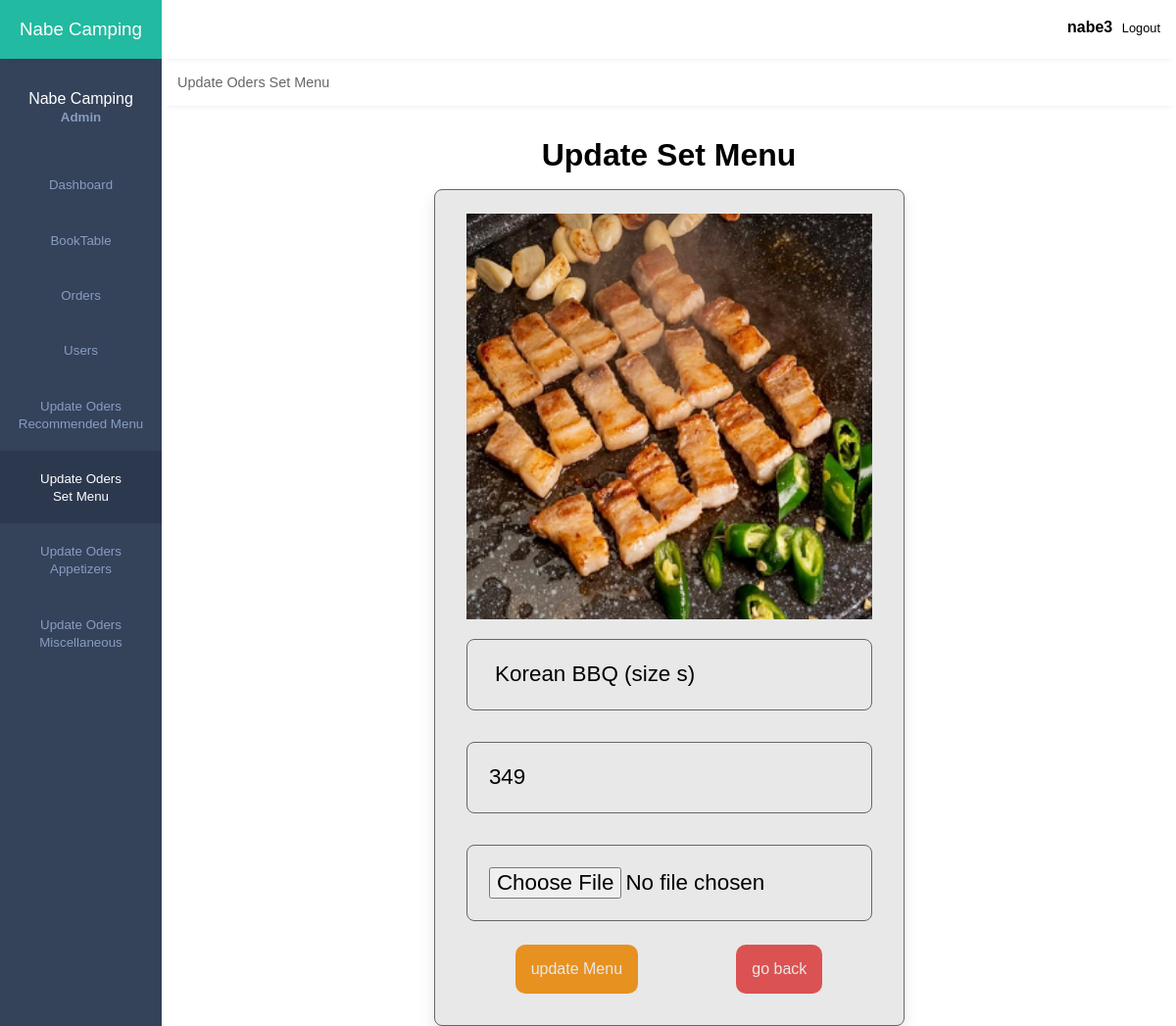
The app's page /updateoder_set_edit.php?updates=2000 (signed in) with its own data.
### tables this page shows
CREATE TABLE `updatemenu_set` (
  `id2` int(10) UNSIGNED NOT NULL,
  `name` varchar(100) NOT NULL,
  `price` int(10) NOT NULL,
  `image` varchar(100) NOT NULL
);

### updateoder_set_edit.php (the view, shortened to what this page needs)
<?php
    include('config.php');
?>
<!DOCTYPE html>
<html lang="en">
<head>
    <link rel="stylesheet" href="css/dashboardadmin.css">
    <link rel="stylesheet" href="css/updatemenu.css">
    <link rel="stylesheet" href="https://maxst.icons8.com/vue-static/landings/line-awesome/line-awesome/1.3.0/css/line-awesome.min.css">
</head>
<body>
    <div class="sidebar">
        <div class="side-header">
            <h3><span>Nabe Camping</span></h3>
        </div>
        <div class="side-content">
            <div class="profile">
                <h4>Nabe Camping</h4>
                <small>Admin</small>
            </div>
            <div class="side-menu">
                <ul>
                    <li>
                       <a href="dashboard.php">
                            <small>Dashboard</small>
                        </a>
                    </li>
                       <a href="booking.php">
                            <small>BookTable</small>
                        </a>
                    <li>
                       <a href="Oders.php">
                            <small>Orders</small>
                        </a>
                    </li>
                    <li>
                       <a href="aduser.php">
                            <small>Users</small>
                        </a>
                    </li>
                    <li>
                       <a href="updateoder_rec.php">
                            <small>Update Oders <br>Recommended Menu</small>
                        </a>
                    </li>
                    <li>
                       <a href="updateoder_set.php" class="active">
                            <small>Update Oders <br>Set Menu</small>
                        </a>
                    </li>
                    <li>
                       <a href="updateoder_app.php">
                            <small>Update Oders <br>Appetizers</small>
                        </a>
                    </li>
                    <li>
                       <a href="updateoder_mis.php" >
                            <small>Update Oders <br> Miscellaneous </small>
                        </a>
                    </li>
                </ul>
            </div>
        </div>
    </div>
    <div class="main-content">
        <header>
            <div class="header-content">
                <div class="header-menu">
                    <div class="user">
                        <?php if (isset($_SESSION['username'])) : ?>
                        <p class="usernametext"><strong><?php echo $_SESSION['username'] ; ?></strong></p>
                        <a href="aduser.php?logout='1'"><span class="las la-power-off"></span></a>
                        <a href="aduser.php?logout='1'"><span class ="btnlogout">Logout</span></a>
                        <?php endif ?>
                    </div>
                </div>
            </div>
        </header>
        <main>
                <div class="records table-responsive">
                    <div class="record-header">
                        <div class="add">
                            <span>Update Oders Set Menu</span>
                        </div>
                    </div>
                </div>
        </main>
        <section class="updatemenu">
            <h1 class="heading">Update Set Menu</h1>
                <?php
                    $update_id = $_GET['updates'];
                    $select_products = $con->prepare("SELECT * FROM updatemenu_set WHERE id2 = ?");
                    $select_products->execute([$update_id]);
                    if($select_products->rowCount() > 0){
                        while($fetch_products = $select_products->fetch(PDO::FETCH_ASSOC)){
                ?>
                <form action="updateoder_edit_db.php" enctype="multipart/form-data" method="post">
                    <img src="images/<?= $fetch_products['image']; ?>" alt="">
                    <input type="text" class="box" required maxlength="100" placeholder="enter menu name" name="name" value="<?= $fetch_products['name']; ?>">
                    <input type="number" min="0" class="box" required max="9999999999" placeholder="enter menu price" onkeypress="if(this.value.length == 10) return false;" name="price" value="<?= $fetch_products['price']; ?>">
                    <input type="file" name="image" accept="image/jpg, image/jpeg, image/png" class="box">
                    <div class="menuadd_btn">
                        <input type="submit" value="update Menu" class="btn6 primary-btn6" name="update_menus">
                        <a href="updateoder_set.php" class="btn7 primary-btn7">go back</a>
                    </div>
                </form>
                <?php
                        }
                    }else{
                        echo '<p class="empty">no Menu found!</p>';
                    }
                ?>
</section>
</body>
</html>

### css/dashboardadmin.css (style rules this page uses)
:root { --main-color: #22BAA0; --color-dark: #34425A; --text-grey: #B0B0B0; --black1 :#000000; --green: #2d9c49; --white1: #e8e8e8; --red : #db5252; --orange: #e79121; }
.btnlogout { color: var(--black1); }
* { margin: 0; padding: 0; text-decoration: none; list-style-type: none; box-sizing: border-box; font-family: 'Merriweather', sans-serif; }
.btnlogout { font-family: 'Merriweather', sans-serif; }
.sidebar { position: fixed; height: 100%; width: 165px; left: 0; bottom: 0; top: 0; z-index: 100; background: var(--color-dark); transition: left 300ms; }
.side-header { box-shadow: 0px 5px 5px -5px rgb(0 0 0 /10%); background: var(--main-color); height: 60px; display: flex; justify-content: center; align-items: center; }
.side-header h3, side-head span { color: #fff; font-weight: 400; }
.side-content { height: calc(100vh - 60px); overflow: auto; }
.profile { text-align: center; padding: 2rem 0rem; }
.profile h4 { color: #fff; font-weight: 500; }
.profile small { color: #899DC1; font-weight: 600; }
.sidebar { overflow-y: auto; }
.side-menu ul { text-align: center; }
.side-menu a { display: block; padding: 1.2rem 0rem; }
.side-menu a.active { background: #2B384E; }
.side-menu a.active span, .side-menu a.active small { color: #fff; }
.side-menu a span, .side-menu a small { color: #899DC1; }
.main-content { margin-left: 165px; width: calc(100% - 165px); transition: margin-left 300ms; }
header { position: fixed; right: 0; top: 0; left: 165px; z-index: 100; height: 60px; box-shadow: 0px 5px 5px -5px rgb(0 0 0 /10%); background: #fff; transition: left 300ms; }
.header-content, .header-menu { display: flex; align-items: center; }
.header-content { justify-content: space-between; padding: 0rem 1rem; padding-top: 1.2rem; }
.header-menu { justify-content: flex-end; }
.user { display: flex; align-items: center; }
.usernametext { font-size: 1rem; text-align: center; }
.user span:last-child { display: inline-block; margin-left: .3rem; font-size: .8rem; }
main { margin-top: 60px; }
.records { box-shadow: 0px 5px 5px -5px rgb(0 0 0 / 10%); background: #fff; border-radius: 3px; }
.record-header { padding: 1rem; display: flex; justify-content: space-between; align-items: center; }
.add, .browse { display: flex; align-items: center; }
.add span { display: inline-block; margin-right: .6rem; font-size: .9rem; color: #666; }
input, button, select { outline: none; }
.table-responsive { width: 100%; overflow: auto; }

### css/updatemenu.css (style rules this page uses)
:root { --white2 : #f1f1f1; --light-color:#666; --border:.1rem solid var(--light-color); --box-shadow:0 .5rem 1rem rgba(0,0,0,.1); --orange: #e79121; }
.btn6 { color: var(--orange); border-radius: 10px; font-size: 1rem; padding: 1rem 1rem; border: none; margin: 0 auto; margin-top: 0.5rem; }
.primary-btn6 { color: var(--white1); background: var(--orange); cursor: pointer; }
.btn7 { color: var(--red); border-radius: 10px; font-size: 1rem; padding: 1rem 1rem; border: none; margin: 0 auto; margin-top: 0.5rem; }
.primary-btn7 { color: var(--white1); background: var(--red); cursor: pointer; }
.menuadd_btn { display: flex; gap: 0; }
.heading { padding-bottom: 1rem; padding-top: 2rem; text-align: center; font-size: 1.5rem; }
@media only screen and (min-width: 768px) { .heading { font-size: 2rem; } }
.updatemenu form { max-width: 20rem; margin:0 auto; background-color: var(--white1); border-radius: .5rem; box-shadow: var(--box-shadow); padding:2rem; border:var(--border); padding-top: 1.5rem; }
.updatemenu form .box { width: 100%; padding:1.4rem; font-size: 1rem; color:var(--black); border-radius: .5rem; border:var(--border); background-color: var(--light-bg); margin:1rem 0; }
.updatemenu form img { width: 100%; }
@media only screen and (min-width: 768px) { .updatemenu form { max-width: 30rem; } }
@media only screen and (min-width: 768px) { .updatemenu form .box { font-size: 1.4rem; } }

### records on screen
updatemenu_set: image (picture), name "Korean BBQ (size s)", price "349"

### other values on screen
$_SESSION['username'] "nabe3"
